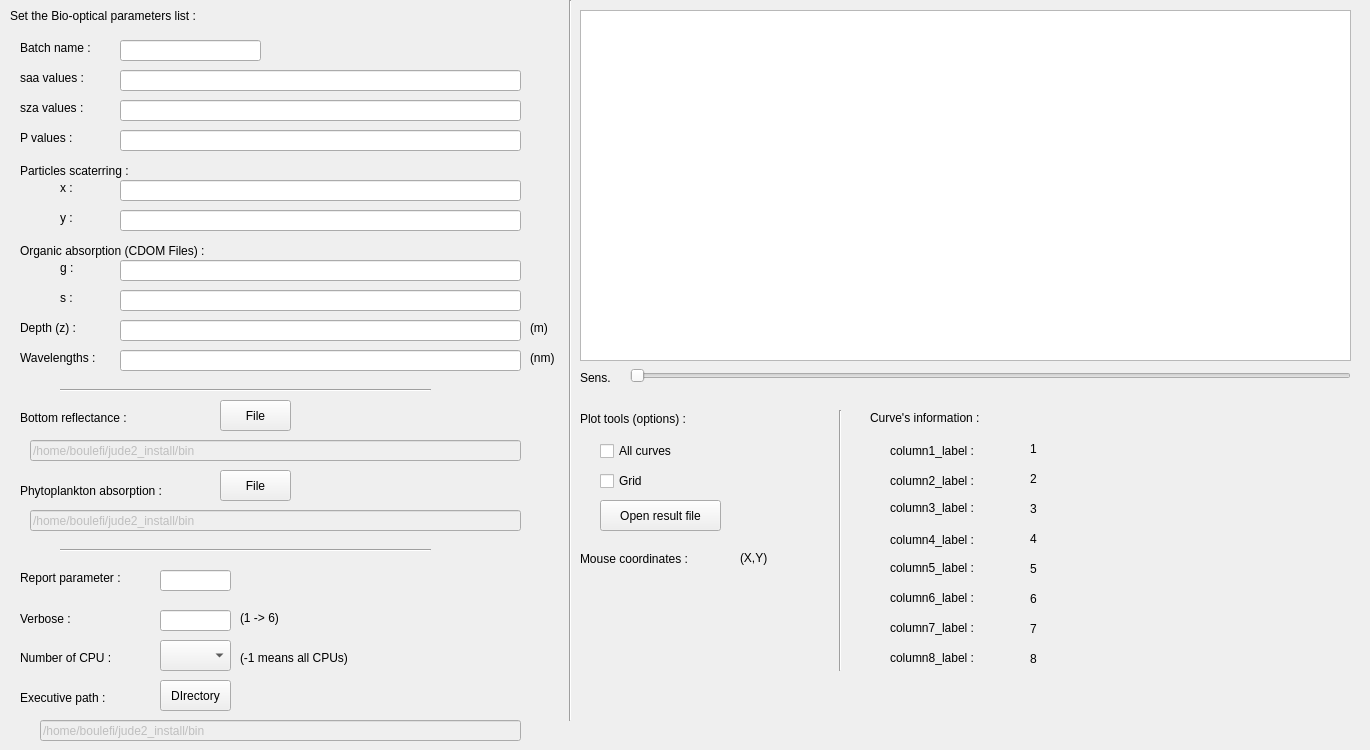
    <widget class="QWidget" name="rad_transf_model_tab">
     <attribute name="title">
      <string>Radiative Transfer Model</string>
     </attribute>
     <widget class="QLabel" name="p_label">
      <property name="geometry">
       <rect>
        <x>20</x>
        <y>130</y>
        <width>71</width>
        <height>16</height>
       </rect>
      </property>
      <property name="sizePolicy">
       <sizepolicy hsizetype="Preferred" vsizetype="Preferred">
        <horstretch>0</horstretch>
        <verstretch>0</verstretch>
       </sizepolicy>
      </property>
      <property name="text">
       <string>P values :</string>
      </property>
     </widget>
     <widget class="QLabel" name="execPath_label">
      <property name="geometry">
       <rect>
        <x>20</x>
        <y>690</y>
        <width>111</width>
        <height>16</height>
       </rect>
      </property>
      <property name="text">
       <string>Executive path :</string>
      </property>
     </widget>
     <widget class="QLabel" name="cpu_label">
      <property name="geometry">
       <rect>
        <x>20</x>
        <y>650</y>
        <width>111</width>
        <height>16</height>
       </rect>
      </property>
      <property name="text">
       <string>Number of CPU :</string>
      </property>
     </widget>
     <widget class="QComboBox" name="nb_cpu">
      <property name="geometry">
       <rect>
        <x>160</x>
        <y>640</y>
        <width>71</width>
        <height>31</height>
       </rect>
      </property>
     </widget>
     <widget class="QSlider" name="sens">
      <property name="enabled">
       <bool>true</bool>
      </property>
      <property name="geometry">
       <rect>
        <x>630</x>
        <y>360</y>
        <width>721</width>
        <height>31</height>
       </rect>
      </property>
      <property name="cursor">
       <cursorShape>ArrowCursor</cursorShape>
      </property>
      <property name="focusPolicy">
       <enum>Qt::NoFocus</enum>
      </property>
      <property name="autoFillBackground">
       <bool>false</bool>
      </property>
      <property name="orientation">
       <enum>Qt::Horizontal</enum>
      </property>
     </widget>
     <widget class="QLabel" name="label_17">
      <property name="geometry">
       <rect>
        <x>580</x>
        <y>370</y>
        <width>41</width>
        <height>16</height>
       </rect>
      </property>
      <property name="text">
       <string>Sens.</string>
      </property>
     </widget>
     <widget class="Line" name="line">
      <property name="enabled">
       <bool>true</bool>
      </property>
      <property name="geometry">
       <rect>
        <x>560</x>
        <y>0</y>
        <width>20</width>
        <height>721</height>
       </rect>
      </property>
      <property name="autoFillBackground">
       <bool>false</bool>
      </property>
      <property name="orientation">
       <enum>Qt::Vertical</enum>
      </property>
     </widget>
     <widget class="QLineEdit" name="exec_path">
      <property name="enabled">
       <bool>false</bool>
      </property>
      <property name="geometry">
       <rect>
        <x>40</x>
        <y>720</y>
        <width>481</width>
        <height>21</height>
       </rect>
      </property>
      <property name="text">
       <string>/home/boulefi/jude2_install/bin</string>
      </property>
     </widget>
     <widget class="QLineEdit" name="p_values">
      <property name="geometry">
       <rect>
        <x>120</x>
        <y>130</y>
        <width>401</width>
        <height>21</height>
       </rect>
      </property>
     </widget>
     <widget class="QLabel" name="title_label">
      <property name="geometry">
       <rect>
        <x>10</x>
        <y>0</y>
        <width>241</width>
        <height>31</height>
       </rect>
      </property>
      <property name="text">
       <string>Set the Bio-optical parameters list :</string>
      </property>
     </widget>
     <widget class="QLabel" name="particles_label">
      <property name="geometry">
       <rect>
        <x>20</x>
        <y>160</y>
        <width>151</width>
        <height>21</height>
       </rect>
      </property>
      <property name="text">
       <string>Particles scaterring :</string>
      </property>
     </widget>
     <widget class="QLineEdit" name="x_value">
      <property name="geometry">
       <rect>
        <x>120</x>
        <y>180</y>
        <width>401</width>
        <height>21</height>
       </rect>
      </property>
     </widget>
     <widget class="QLineEdit" name="y_value">
      <property name="geometry">
       <rect>
        <x>120</x>
        <y>210</y>
        <width>401</width>
        <height>21</height>
       </rect>
      </property>
     </widget>
     <widget class="QLabel" name="x_label">
      <property name="geometry">
       <rect>
        <x>60</x>
        <y>180</y>
        <width>21</width>
        <height>16</height>
       </rect>
      </property>
      <property name="text">
       <string>x :</string>
      </property>
     </widget>
     <widget class="QLabel" name="y_label">
      <property name="geometry">
       <rect>
        <x>60</x>
        <y>210</y>
        <width>21</width>
        <height>16</height>
       </rect>
      </property>
      <property name="text">
       <string>y :</string>
      </property>
     </widget>
     <widget class="QLabel" name="organic_label">
      <property name="geometry">
       <rect>
        <x>20</x>
        <y>240</y>
        <width>231</width>
        <height>21</height>
       </rect>
      </property>
      <property name="text">
       <string>Organic absorption (CDOM Files) :</string>
      </property>
     </widget>
     <widget class="QLineEdit" name="s_value">
      <property name="geometry">
       <rect>
        <x>120</x>
        <y>290</y>
        <width>401</width>
        <height>21</height>
       </rect>
      </property>
     </widget>
     <widget class="QLineEdit" name="g_value">
      <property name="geometry">
       <rect>
        <x>120</x>
        <y>260</y>
        <width>401</width>
        <height>21</height>
       </rect>
      </property>
      <property name="sizePolicy">
       <sizepolicy hsizetype="Expanding" vsizetype="Fixed">
        <horstretch>0</horstretch>
        <verstretch>0</verstretch>
       </sizepolicy>
      </property>
      <property name="layoutDirection">
       <enum>Qt::LeftToRight</enum>
      </property>
     </widget>
     <widget class="QLabel" name="g_label">
      <property name="geometry">
       <rect>
        <x>60</x>
        <y>260</y>
        <width>21</width>
        <height>16</height>
       </rect>
      </property>
      <property name="text">
       <string>g :</string>
      </property>
     </widget>
     <widget class="QLabel" name="s_label">
      <property name="geometry">
       <rect>
        <x>60</x>
        <y>290</y>
        <width>21</width>
        <height>16</height>
       </rect>
      </property>
      <property name="text">
       <string>s :</string>
      </property>
     </widget>
     <widget class="QLabel" name="z_label">
      <property name="geometry">
       <rect>
        <x>20</x>
        <y>320</y>
        <width>71</width>
        <height>16</height>
       </rect>
      </property>
      <property name="text">
       <string>Depth (z) :</string>
      </property>
     </widget>
     <widget class="QLineEdit" name="z_value">
      <property name="geometry">
       <rect>
        <x>120</x>
        <y>320</y>
        <width>401</width>
        <height>21</height>
       </rect>
      </property>
     </widget>
     <widget class="QLabel" name="label_10">
      <property name="geometry">
       <rect>
        <x>530</x>
        <y>320</y>
        <width>21</width>
        <height>16</height>
       </rect>
      </property>
      <property name="text">
       <string>(m)</string>
      </property>
     </widget>
     <widget class="QPushButton" name="exec_path_button">
      <property name="geometry">
       <rect>
        <x>160</x>
        <y>680</y>
        <width>71</width>
        <height>31</height>
       </rect>
      </property>
      <property name="text">
       <string>DIrectory</string>
      </property>
     </widget>
     <widget class="QLabel" name="waveL_label">
      <property name="geometry">
       <rect>
        <x>20</x>
        <y>350</y>
        <width>101</width>
        <height>16</height>
       </rect>
      </property>
      <property name="text">
       <string>Wavelengths :</string>
      </property>
     </widget>
     <widget class="QLineEdit" name="wavelength_values">
      <property name="geometry">
       <rect>
        <x>120</x>
        <y>350</y>
        <width>401</width>
        <height>21</height>
       </rect>
      </property>
     </widget>
     <widget class="QLabel" name="phyto_label">
      <property name="geometry">
       <rect>
        <x>20</x>
        <y>480</y>
        <width>191</width>
        <height>21</height>
       </rect>
      </property>
      <property name="text">
       <string>Phytoplankton absorption :</string>
      </property>
      <property name="textFormat">
       <enum>Qt::AutoText</enum>
      </property>
     </widget>
     <widget class="QPushButton" name="phyto_button">
      <property name="geometry">
       <rect>
        <x>220</x>
        <y>470</y>
        <width>71</width>
        <height>31</height>
       </rect>
      </property>
      <property name="text">
       <string>File</string>
      </property>
     </widget>
     <widget class="QLineEdit" name="phyto_path">
      <property name="enabled">
       <bool>false</bool>
      </property>
      <property name="geometry">
       <rect>
        <x>30</x>
        <y>510</y>
        <width>491</width>
        <height>21</height>
       </rect>
      </property>
      <property name="text">
       <string>/home/boulefi/jude2_install/bin</string>
      </property>
     </widget>
     <widget class="QLabel" name="bottom_label">
      <property name="geometry">
       <rect>
        <x>20</x>
        <y>410</y>
        <width>141</width>
        <height>16</height>
       </rect>
      </property>
      <property name="text">
       <string>Bottom reflectance :</string>
      </property>
     </widget>
     <widget class="QLineEdit" name="bottom_path">
      <property name="enabled">
       <bool>false</bool>
      </property>
      <property name="geometry">
       <rect>
        <x>30</x>
        <y>440</y>
        <width>491</width>
        <height>21</height>
       </rect>
      </property>
      <property name="text">
       <string>/home/boulefi/jude2_install/bin</string>
      </property>
     </widget>
     <widget class="QPushButton" name="bottom_button">
      <property name="geometry">
       <rect>
        <x>220</x>
        <y>400</y>
        <width>71</width>
        <height>31</height>
       </rect>
      </property>
      <property name="text">
       <string>File</string>
      </property>
     </widget>
     <widget class="QLabel" name="verbose_label">
      <property name="geometry">
       <rect>
        <x>20</x>
        <y>610</y>
        <width>66</width>
        <height>17</height>
       </rect>
      </property>
      <property name="text">
       <string>Verbose :</string>
      </property>
     </widget>
     <widget class="QLineEdit" name="verbose_value">
      <property name="geometry">
       <rect>
        <x>160</x>
        <y>610</y>
        <width>71</width>
        <height>21</height>
       </rect>
      </property>
     </widget>
     <widget class="QLabel" name="label_14">
      <property name="geometry">
       <rect>
        <x>530</x>
        <y>350</y>
        <width>31</width>
        <height>16</height>
       </rect>
      </property>
      <property name="text">
       <string>(nm)</string>
      </property>
     </widget>
     <widget class="QLabel" name="label_31">
      <property name="geometry">
       <rect>
        <x>240</x>
        <y>610</y>
        <width>51</width>
        <height>16</height>
       </rect>
      </property>
      <property name="text">
       <string>(1 -&gt; 6)</string>
      </property>
     </widget>
     <widget class="QLabel" name="label_32">
      <property name="geometry">
       <rect>
        <x>240</x>
        <y>650</y>
        <width>131</width>
        <height>16</height>
       </rect>
      </property>
      <property name="text">
       <string>(-1 means all CPUs)</string>
      </property>
     </widget>
     <widget class="QGraphicsView" name="graphicsView_3">
      <property name="geometry">
       <rect>
        <x>580</x>
        <y>10</y>
        <width>771</width>
        <height>351</height>
       </rect>
      </property>
     </widget>
     <widget class="matplotlibWidget" name="graphic_widget" native="true">
      <property name="geometry">
       <rect>
        <x>570</x>
        <y>0</y>
        <width>791</width>
        <height>371</height>
       </rect>
      </property>
     </widget>
     <widget class="Line" name="line_3">
      <property name="geometry">
       <rect>
        <x>830</x>
        <y>410</y>
        <width>20</width>
        <height>261</height>
       </rect>
      </property>
      <property name="orientation">
       <enum>Qt::Vertical</enum>
      </property>
     </widget>
     <widget class="QLabel" name="label">
      <property name="geometry">
       <rect>
        <x>580</x>
        <y>410</y>
        <width>141</width>
        <height>17</height>
       </rect>
      </property>
      <property name="text">
       <string>Plot tools (options) :</string>
      </property>
     </widget>
     <widget class="QLabel" name="label_2">
      <property name="geometry">
       <rect>
        <x>870</x>
        <y>410</y>
        <width>141</width>
        <height>17</height>
       </rect>
      </property>
      <property name="text">
       <string>&lt;html&gt;&lt;head/&gt;&lt;body&gt;&lt;p&gt;Curve's information :&lt;/p&gt;&lt;/body&gt;&lt;/html&gt;</string>
      </property>
     </widget>
     <widget class="QLabel" name="column1_label">
      <property name="geometry">
       <rect>
        <x>890</x>
        <y>440</y>
        <width>131</width>
        <height>21</height>
       </rect>
      </property>
      <property name="text">
       <string>column1_label :</string>
      </property>
     </widget>
     <widget class="QLabel" name="column2_label">
      <property name="geometry">
       <rect>
        <x>890</x>
        <y>470</y>
        <width>131</width>
        <height>21</height>
       </rect>
      </property>
      <property name="text">
       <string>column2_label :</string>
      </property>
     </widget>
     <widget class="QLabel" name="column1_result">
      <property name="geometry">
       <rect>
        <x>1030</x>
        <y>440</y>
        <width>41</width>
        <height>17</height>
       </rect>
      </property>
      <property name="text">
       <string>1</string>
      </property>
     </widget>
     <widget class="QLabel" name="column2_result">
      <property name="geometry">
       <rect>
        <x>1030</x>
        <y>470</y>
        <width>41</width>
        <height>17</height>
       </rect>
      </property>
      <property name="text">
       <string>2</string>
      </property>
     </widget>
     <widget class="QCheckBox" name="show_all_curves">
      <property name="geometry">
       <rect>
        <x>600</x>
        <y>440</y>
        <width>131</width>
        <height>22</height>
       </rect>
      </property>
      <property name="text">
       <string>All curves</string>
      </property>
     </widget>
     <widget class="QLabel" name="column3_label">
      <property name="geometry">
       <rect>
        <x>890</x>
        <y>500</y>
        <width>131</width>
        <height>16</height>
       </rect>
      </property>
      <property name="text">
       <string>column3_label :</string>
      </property>
     </widget>
     <widget class="QLabel" name="column5_label">
      <property name="geometry">
       <rect>
        <x>890</x>
        <y>560</y>
        <width>131</width>
        <height>16</height>
       </rect>
      </property>
      <property name="text">
       <string>column5_label :</string>
      </property>
     </widget>
     <widget class="QLabel" name="column6_label">
      <property name="geometry">
       <rect>
        <x>890</x>
        <y>590</y>
        <width>131</width>
        <height>16</height>
       </rect>
      </property>
      <property name="text">
       <string>column6_label :</string>
      </property>
     </widget>
     <widget class="QLabel" name="column7_label">
      <property name="geometry">
       <rect>
        <x>890</x>
        <y>620</y>
        <width>131</width>
        <height>16</height>
       </rect>
      </property>
      <property name="font">
       <font>
        <weight>50</weight>
        <bold>false</bold>
       </font>
      </property>
      <property name="text">
       <string>column7_label :</string>
      </property>
     </widget>
     <widget class="QLabel" name="column8_label">
      <property name="geometry">
       <rect>
        <x>890</x>
        <y>650</y>
        <width>131</width>
        <height>16</height>
       </rect>
      </property>
      <property name="text">
       <string>column8_label :</string>
      </property>
     </widget>
     <widget class="QLabel" name="column3_result">
      <property name="geometry">
       <rect>
        <x>1030</x>
        <y>500</y>
        <width>41</width>
        <height>17</height>
       </rect>
      </property>
      <property name="text">
       <string>3</string>
      </property>
     </widget>
     <widget class="QLabel" name="column4_result">
      <property name="geometry">
       <rect>
        <x>1030</x>
        <y>530</y>
        <width>41</width>
        <height>17</height>
       </rect>
      </property>
      <property name="text">
       <string>4</string>
      </property>
     </widget>
     <widget class="QLabel" name="column5_result">
      <property name="geometry">
       <rect>
        <x>1030</x>
        <y>560</y>
        <width>41</width>
        <height>17</height>
       </rect>
      </property>
      <property name="text">
       <string>5</string>
      </property>
     </widget>
     <widget class="QLabel" name="column6_result">
      <property name="geometry">
       <rect>
        <x>1030</x>
        <y>590</y>
        <width>41</width>
        <height>17</height>
       </rect>
      </property>
      <property name="text">
       <string>6</string>
      </property>
     </widget>
     <widget class="QLabel" name="column7_result">
      <property name="geometry">
       <rect>
        <x>1030</x>
        <y>620</y>
        <width>41</width>
        <height>17</height>
       </rect>
      </property>
      <property name="text">
       <string>7</string>
      </property>
     </widget>
     <widget class="QLabel" name="column8_result">
      <property name="geometry">
       <rect>
        <x>1030</x>
        <y>650</y>
        <width>41</width>
        <height>17</height>
       </rect>
      </property>
      <property name="text">
       <string>8</string>
      </property>
     </widget>
     <widget class="QLabel" name="column4_label">
      <property name="geometry">
       <rect>
        <x>890</x>
        <y>530</y>
        <width>131</width>
        <height>20</height>
       </rect>
      </property>
      <property name="text">
       <string>column4_label :</string>
      </property>
     </widget>
     <widget class="Line" name="line_4">
      <property name="geometry">
       <rect>
        <x>60</x>
        <y>380</y>
        <width>371</width>
        <height>21</height>
       </rect>
      </property>
      <property name="orientation">
       <enum>Qt::Horizontal</enum>
      </property>
     </widget>
     <widget class="Line" name="line_5">
      <property name="geometry">
       <rect>
        <x>60</x>
        <y>540</y>
        <width>371</width>
        <height>21</height>
       </rect>
      </property>
      <property name="orientation">
       <enum>Qt::Horizontal</enum>
      </property>
     </widget>
     <widget class="QLineEdit" name="report_parameter_value">
      <property name="geometry">
       <rect>
        <x>160</x>
        <y>570</y>
        <width>71</width>
        <height>21</height>
       </rect>
      </property>
     </widget>
     <widget class="QLabel" name="report_parameter_label">
      <property name="geometry">
       <rect>
        <x>20</x>
        <y>570</y>
        <width>131</width>
        <height>16</height>
       </rect>
      </property>
      <property name="text">
       <string>Report parameter :</string>
      </property>
     </widget>
     <widget class="QLabel" name="batch_name_label">
      <property name="geometry">
       <rect>
        <x>20</x>
        <y>40</y>
        <width>91</width>
        <height>16</height>
       </rect>
      </property>
      <property name="sizePolicy">
       <sizepolicy hsizetype="Preferred" vsizetype="Preferred">
        <horstretch>0</horstretch>
        <verstretch>0</verstretch>
       </sizepolicy>
      </property>
      <property name="text">
       <string>Batch name :</string>
      </property>
     </widget>
     <widget class="QLineEdit" name="batch_name_value">
      <property name="geometry">
       <rect>
        <x>120</x>
        <y>40</y>
        <width>141</width>
        <height>21</height>
       </rect>
      </property>
     </widget>
     <widget class="QPushButton" name="open_result_file_button">
      <property name="geometry">
       <rect>
        <x>600</x>
        <y>500</y>
        <width>121</width>
        <height>31</height>
       </rect>
      </property>
      <property name="text">
       <string>Open result file</string>
      </property>
     </widget>
     <widget class="QLineEdit" name="saa_values">
      <property name="geometry">
       <rect>
        <x>120</x>
        <y>70</y>
        <width>401</width>
        <height>21</height>
       </rect>
      </property>
     </widget>
     <widget class="QLineEdit" name="sza_values">
      <property name="geometry">
       <rect>
        <x>120</x>
        <y>100</y>
        <width>401</width>
        <height>21</height>
       </rect>
      </property>
     </widget>
     <widget class="QLabel" name="saa_label">
      <property name="geometry">
       <rect>
        <x>20</x>
        <y>70</y>
        <width>81</width>
        <height>16</height>
       </rect>
      </property>
      <property name="sizePolicy">
       <sizepolicy hsizetype="Preferred" vsizetype="Preferred">
        <horstretch>0</horstretch>
        <verstretch>0</verstretch>
       </sizepolicy>
      </property>
      <property name="text">
       <string>saa values :</string>
      </property>
     </widget>
     <widget class="QLabel" name="sza_label">
      <property name="geometry">
       <rect>
        <x>20</x>
        <y>100</y>
        <width>81</width>
        <height>16</height>
       </rect>
      </property>
      <property name="sizePolicy">
       <sizepolicy hsizetype="Preferred" vsizetype="Preferred">
        <horstretch>0</horstretch>
        <verstretch>0</verstretch>
       </sizepolicy>
      </property>
      <property name="text">
       <string>sza values :</string>
      </property>
     </widget>
     <widget class="QCheckBox" name="show_grid">
      <property name="geometry">
       <rect>
        <x>600</x>
        <y>470</y>
        <width>61</width>
        <height>22</height>
       </rect>
      </property>
      <property name="text">
       <string>Grid</string>
      </property>
     </widget>
     <widget class="QLabel" name="mouse_coordinate">
      <property name="geometry">
       <rect>
        <x>740</x>
        <y>550</y>
        <width>121</width>
        <height>16</height>
       </rect>
      </property>
      <property name="text">
       <string>(X,Y)</string>
      </property>
     </widget>
     <widget class="QLabel" name="label_3">
      <property name="geometry">
       <rect>
        <x>580</x>
        <y>550</y>
        <width>141</width>
        <height>17</height>
       </rect>
      </property>
      <property name="text">
       <string>Mouse coordinates :</string>
      </property>
     </widget>
    </widget>
